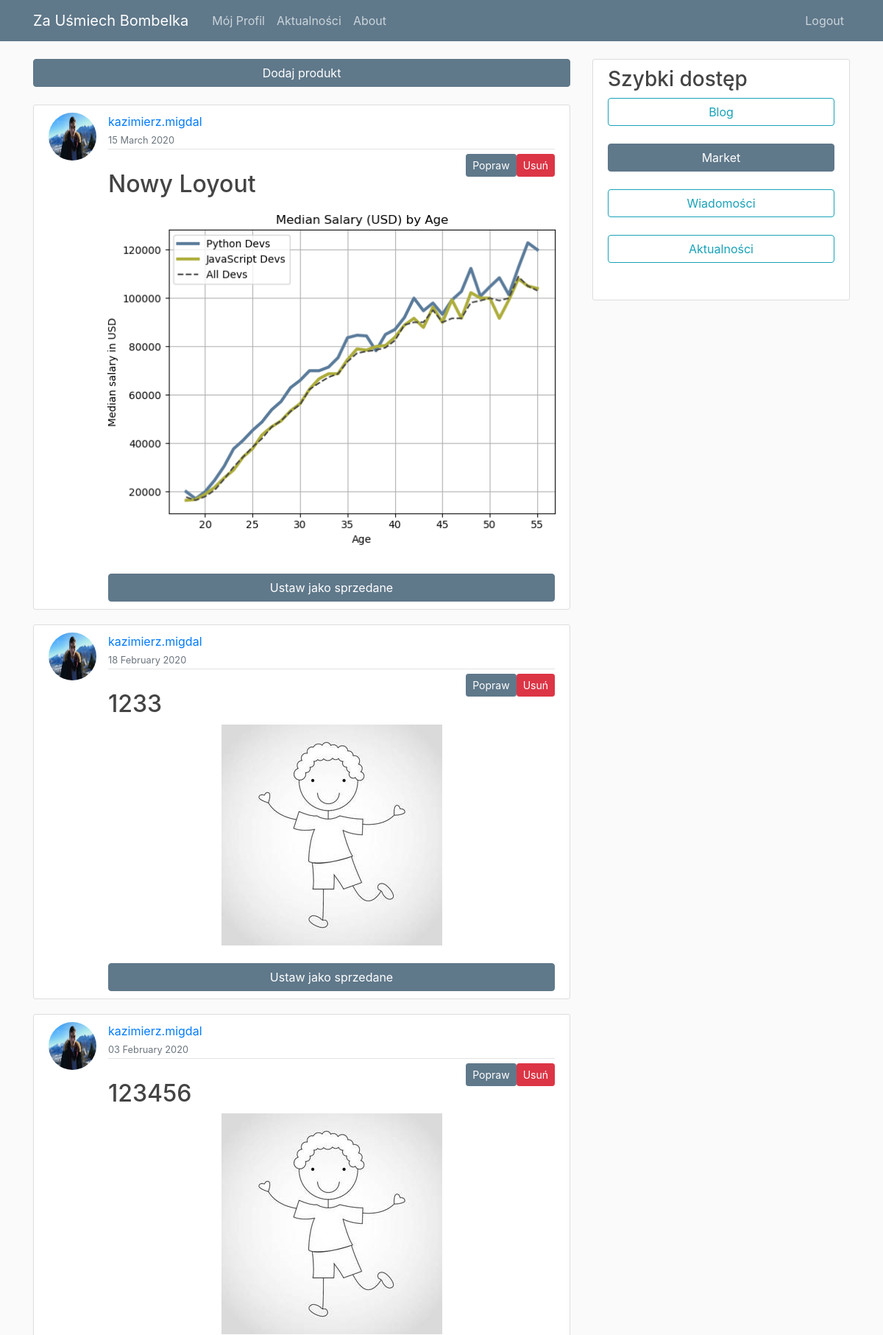
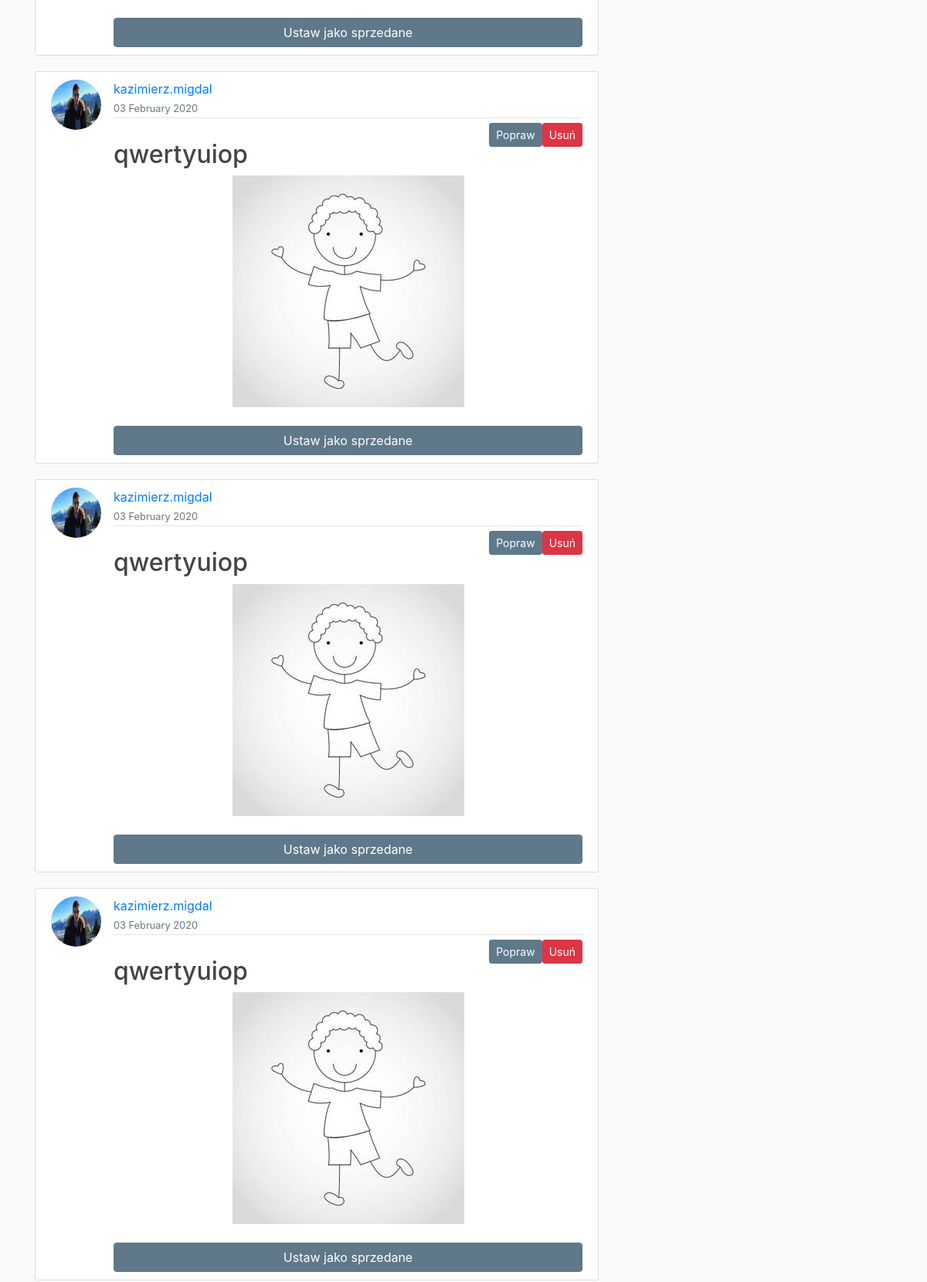
The page /market/ (signed in, upper part) on the database its author committed (2 pictures, top to bottom).
### market/models.py (models this page shows, shortened)
class Product(models.Model):
    author = models.ForeignKey(User, on_delete=models.CASCADE)
    date_posted = models.DateTimeField(default=timezone.now)
    title = models.CharField(max_length=100, verbose_name='')
    description = models.TextField(verbose_name='')
    photo_1 = models.ImageField(default='default_1.jpg', upload_to='product_pics', verbose_name='')
    photo_2 = models.ImageField(default='default_1.jpg', upload_to='product_pics', verbose_name='')
    photo_3 = models.ImageField(default='default_1.jpg', upload_to='product_pics', verbose_name='')
    SEX_TAG_CHOISE= [('Boy','Chłopca'),('Girl', 'Dziewczynki'), ('Unisex', 'Zarówno dla chłopca jaki i dziewczynki')]
    tag_sex = models.CharField(max_length=6, choices = SEX_TAG_CHOISE, default='Unisex', verbose_name='')
    tag_age = models.IntegerField(choices = [(1,'< 1 miesiąc'),
                                            (2,'< 3 miesiące'),
                                            (3,'< 6 miesięcy'),
                                            (4,'< 1 rok'),
                                            (5,'< 1.5 roku'),
                                            (6,'< 2 lata'),
                                            (7,'Ponad 2 lata')],
                                                                 default=1, verbose_name='')

### users/models.py (models this page shows, shortened)
class Profile(models.Model):
    user = models.OneToOneField(User, on_delete=models.CASCADE)
    image = models.ImageField(default='default.jpg', upload_to='profile_pics')
    description = models.TextField(default='Brak opisu')
    SEX_TAG_CHOISE = [('Boy','dla chłopca'),('Girl', 'dla dziewczynki'), ('Unisex', 'zarówno dla chłopca jaki i dziewczynki')]
    AGE_TAG_CHOISE =[(1,'< 1 miesiąca'),(2,'< 3 miesiący'),(3,'< 6 miesięcy'),(4,'< 1 rok'),(5,'< 1.5 roku'),(6,'< 2 lat'),(7,'Ponad 2 lat')]
    interested_sex_tag = models.CharField(max_length=6, choices = SEX_TAG_CHOISE, default='Unisex')
    interested_age_tag = models.IntegerField(choices=AGE_TAG_CHOISE, default=1)
    sold_sex_tag = models.CharField(max_length=6, choices = SEX_TAG_CHOISE, default='Unisex')
    sold_age_tag = models.IntegerField(choices=AGE_TAG_CHOISE, default=1)

### market/views.py (the view)
# urls.py: path('', ProductListView.as_view(), name='market-home'),
class ProductListView(LoginRequiredMixin,ListView):
    model = Product
    context_object_name = 'products'
    template_name = 'market/index.html'
    ordering = ['-date_posted']
    def get_context_data(self, **kwargs):
        context = super().get_context_data(**kwargs)
        context['section'] = 'market'
        return context

### market/templates/market/index.html
{% extends "blog/base.html" %}
{% block content %}
<div class="sticky-top">
    <a class="mr-2" href="{% url 'product-create' %}"><button class="btn btn-sample btn-block">Dodaj produkt</button></a>
</div>
{% for product in products %}
<article class="media content-section">
    <img class="rounded-circle article-img" src="{{ product.author.profile.image.url }}">
    <div class="media-body">
        <div class="article-metadata">
            <a class="mr-2" href="{% url 'profile' product.author %}">{{ product.author }}</a>
            <br>
            <small class="text-muted">{{ product.date_posted|date:"d F Y" }}</small>
            {% if product.author == user %}
                <div class="article-title" >
                    <a class="btn btn-danger btn-sm float-right mt-2" href="{% url 'product-delete' product.id%}">Usuń</a>
                    <a class="btn btn-sample btn-sm float-right mt-2" href="{% url 'product-update' product.id%}">Popraw</a>
                </div>
            {% endif %}
        </div>
        <br>
        <h2><a class="article-title" href="{% url 'product-detail' product.id %}">{{ product.title }}</a></h2>
         <div class = "row justify-content-center">
            <img class="img-fluid" alt="Responsive image" src="{{ product.photo_1.url }}">
        </div>
        <br>
        {% if product.author == user %}
            <button class="btn btn-sample btn-block">Ustaw jako sprzedane</button>
        {% else %}
            <button class="btn btn-sample btn-block">Skontaktuj się by kupić</button>
        {% endif %}
    </div>
</article>
{% endfor %}
{% endblock content %}

### blog/static/blog/main.css (style rules this page uses)
body { background: #fafafa; color: #333333; margin-top: 5rem; }
h1, h2, h3, h4, h5, h6 { word-wrap: break-word; -webkit-hyphens: auto; -moz-hyphens: auto; -ms-hyphens: auto; -o-hyphens: auto; hyphens: auto; color: #444444; }
.sticky-top { top:56px; }
.content-section { background: #ffffff; padding: 10px 20px; border: 1px solid #dddddd; border-radius: 3px; margin-bottom: 20px; top:56px; }
.article-title { color: #444444; }
.article-img { height: 65px; width: 65px; margin-right: 16px; }
.article-metadata { padding-bottom: 1px; margin-bottom: 4px; border-bottom: 1px solid #e3e3e3 }
.btn-sample { color: #ffffff; background-color: #5F788A; border-color: #5F788A; }

### rows shown on the page
Product: author.profile.image (picture), author "kazimierz.migdal", date_posted "15 March 2020", shows "Usuń", title "Nowy Loyout", photo_1 (picture), shows "Ustaw jako sprzedane"
Product: author.profile.image (picture), author "kazimierz.migdal", date_posted "18 February 2020", shows "Usuń", title "1233", photo_1 (placeholder picture), shows "Ustaw jako sprzedane"
Product: author.profile.image (picture), author "kazimierz.migdal", date_posted "03 February 2020", shows "Usuń", title "123456", photo_1 (placeholder picture), shows "Ustaw jako sprzedane"
Product: author.profile.image (picture), author "kazimierz.migdal", date_posted "03 February 2020", shows "Usuń", title "qwertyuiop", photo_1 (placeholder picture), shows "Ustaw jako sprzedane"
Product: author.profile.image (picture), author "kazimierz.migdal", date_posted "03 February 2020", shows "Usuń", title "qwertyuiop", photo_1 (placeholder picture), shows "Ustaw jako sprzedane"
Product: author.profile.image (picture), author "kazimierz.migdal", date_posted "03 February 2020", shows "Usuń", title "qwertyuiop", photo_1 (placeholder picture), shows "Ustaw jako sprzedane"
